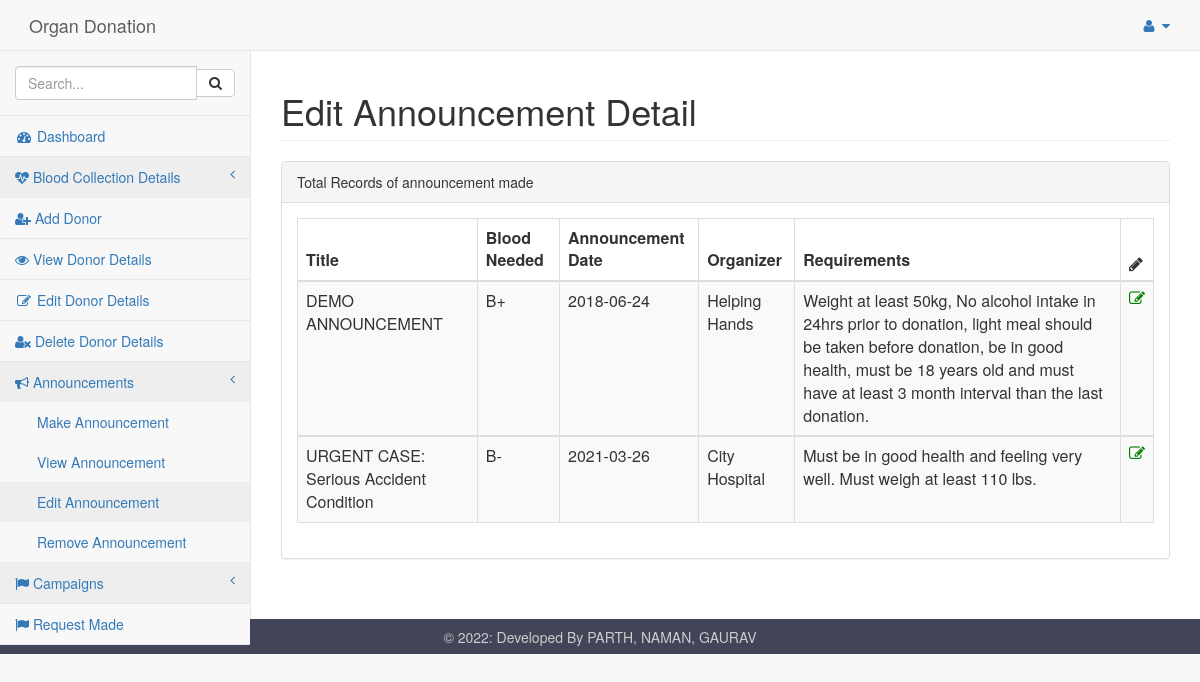
/pages/editannounceform.php, run on the app's committed database.
### tables this page shows
CREATE TABLE IF NOT EXISTS `announce` (
`id` int(11) NOT NULL,
  `announcement` varchar(50) NOT NULL,
  `bloodneed` varchar(3) NOT NULL,
  `dat` date NOT NULL,
  `organizer` varchar(50) NOT NULL,
  `requirements` text NOT NULL
);

### pages/editannounceform.php (the view, shortened to what this page needs)
<html>
<head>
<link href="../vendor/bootstrap/css/bootstrap.min.css" rel="stylesheet">
<link href="../vendor/metisMenu/metisMenu.min.css" rel="stylesheet">
<link href="../dist/css/sb-admin-2.css" rel="stylesheet">
<link href="../vendor/font-awesome/css/font-awesome.min.css" rel="stylesheet" type="text/css">
<link rel="stylesheet" href="../icofont/icofont.min.css">
</head>
<body>
<div id="wrapper">
<?php include 'includes/nav.php'?>
<div id="page-wrapper">
<div class="container-fluid">
<div class="row">
<div class=".col-lg-12">
               <h1 class="page-header">Edit Announcement Detail</h1>
                </div>
  </div>
				<div class="row">
                        <div class=".col-lg-12">
                            <div class="panel panel-default">
                                <div class="panel-heading">
                                    Total Records of announcement made
                                </div>
								 <div class="panel-body">
                                    <div class="table-responsive">
									<table class="table table-striped table-bordered table-hover" id="dataTables-example">
									<?php
						include "dbconnect.php";
						$qry="select * from announce";
						$result=mysqli_query($conn,$qry);
						echo"
						<thead>
						<tr>
							<th>Title</th>
							<th>Blood Needed</th>
							<th>Announcement Date</th>
							<th>Organizer</th>
							<th>Requirements</th>
							<th><i class='fa fa-pencil'></i></th>
						</tr>
						</thead>";
						while($row=mysqli_fetch_array($result)){
						  echo"<tbody>
						  <tr>
						  <td>".$row['announcement']."</td>
						  <td>".$row['bloodneed']."</td>
						  <td>".$row['dat']."</td>
						  <td>".$row['organizer']."</td>
						  <td>".$row['requirements']."</td>
						  <td><a href='editannouncement.php?id=".$row['id']."'><i class='fa fa-edit' style='color:green'></i></a></td>
						</tr>
						</tbody>";
						}
						?>
						</table>
				</div>
				</div>
		</div>
		</div>
		</div>
		</div>
		</div>
</div>
</body>
<footer>
        <p>&copy; <?php echo date("Y"); ?>: Developed By PARTH, NAMAN, GAURAV</p>
    </footer>
</html>

### pages/editannounceform.php (style rules this page uses)
footer { background-color: #424558; bottom: 0; left: 0; right: 0; height: 35px; text-align: center; color: #CCC; }
footer p { padding: 10.5px; margin: 0px; line-height: 100%; }

### data on the page
announce: announcement "DEMO ANNOUNCEMENT", bloodneed "B+", dat "2018-06-24", organizer "Helping Hands", requirements "Weight at least 50kg, No alcohol intake in 24hrs prior to donation, light meal should be taken before donation, be in good health, must be 18 years old and must have at least 3 month interval than the last donation."
announce: announcement "URGENT CASE: Serious Accident Condition", bloodneed "B-", dat "2021-03-26", organizer "City Hospital", requirements "Must be in good health and feeling very well. Must weigh at least 110 lbs."
